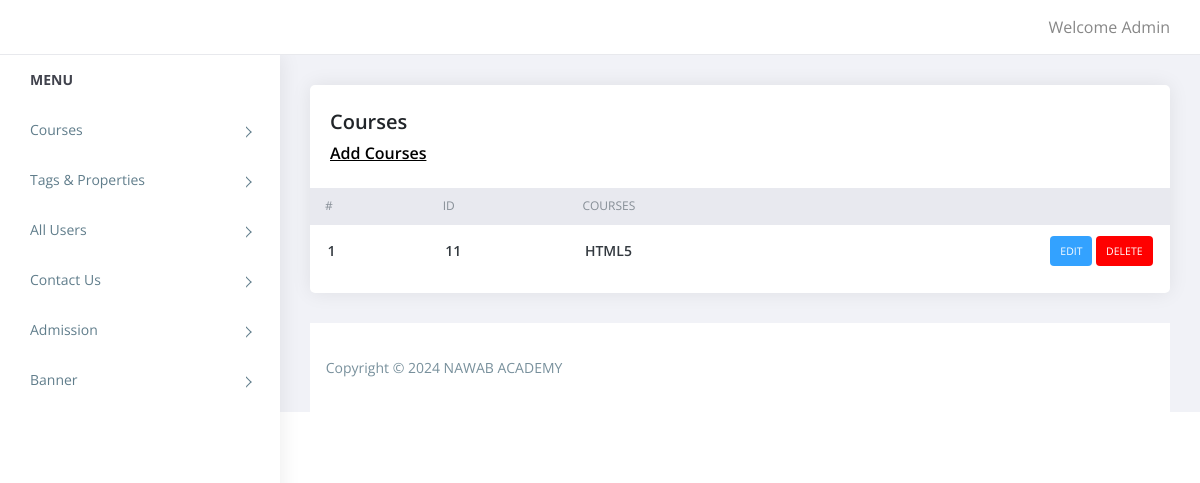
Before: /admin/categories.php (signed in) with the older database file.
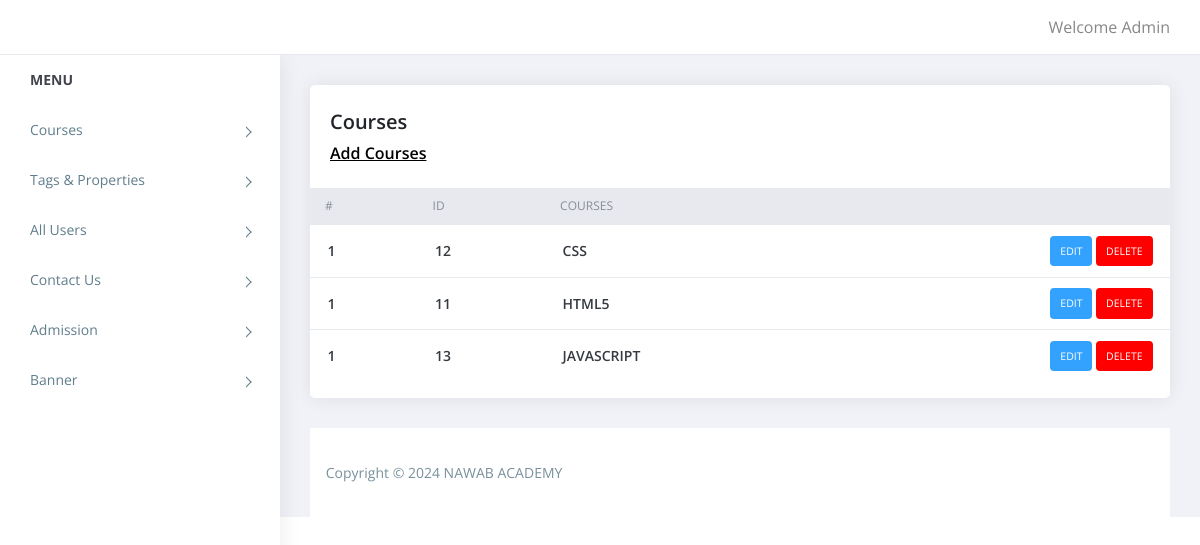
After: the same page with the newer database file.
### tables this page shows
CREATE TABLE `categories` (
  `id` int(11) NOT NULL,
  `categories` varchar(255) NOT NULL,
  `status` tinyint(4) NOT NULL
);

### admin/categories.php (the view, shortened to what this page needs)
<?php
require('top.inc.php');
$sql="select * from categories order by categories asc";
$res=mysqli_query($con,$sql);
?>
<div class="content pb-0">
	<div class="orders">
	   <div class="row">
		  <div class="col-xl-12">
			 <div class="card">
				<div class="card-body">
				   <h4 class="box-title">Courses </h4>
				   <h4 class="box-link"><a href="manage_categories.php">Add Courses</a> </h4>
				</div>
				<div class="card-body--">
				   <div class="table-stats order-table ov-h">
					  <table class="table ">
						 <thead>
							<tr>
							   <th class="serial">#</th>
							   <th>ID</th>
							   <th>Courses</th>
							   <th></th>
							</tr>
						 </thead>
						 <tbody>
							<?php
							$i=1;
							while($row=mysqli_fetch_assoc($res)){?>
							<tr>
							   <td class="serial"><?php echo $i?></td>
							   <td><?php echo $row['id']?></td>
							   <td><?php echo $row['categories']?></td>
							   <td>
								<?php
								echo "<span class='badge badge-edit'><a href='manage_categories.php?id=".$row['id']."'>Edit</a></span>&nbsp;";
								echo "<span class='badge badge-delete'><a href='?type=delete&id=".$row['id']."'>Delete</a></span>";
								?>
							   </td>
							</tr>
							<?php } ?>
						 </tbody>
					  </table>
				   </div>
				</div>
			 </div>
		  </div>
	   </div>
	</div>
</div>
<?php
require('footer.inc.php');
?>

Changed rows visible on the page:
added categories: id "12", categories "CSS"
added categories: id "13", categories "JAVASCRIPT"
